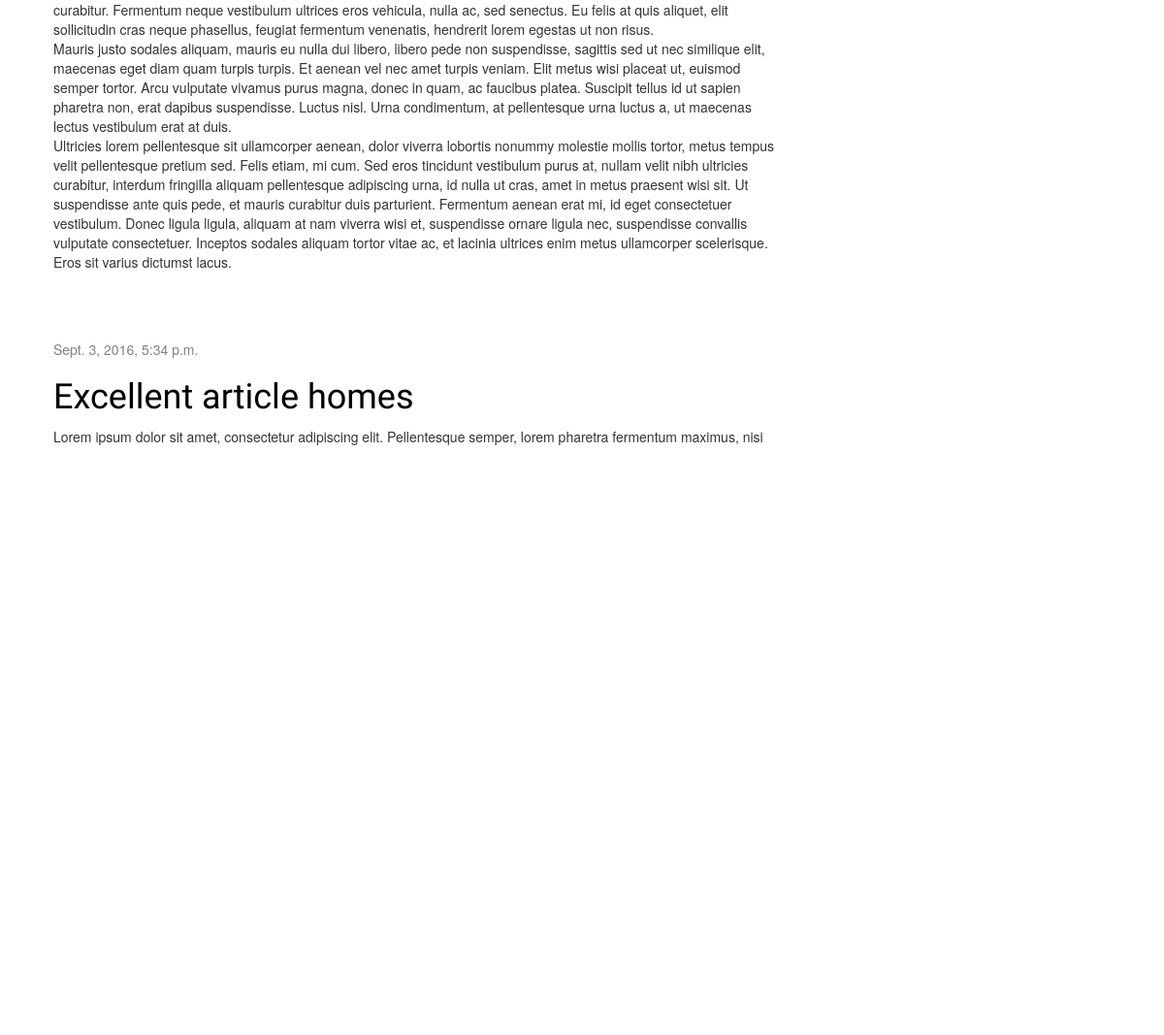
The app's page / (lower part), older data.
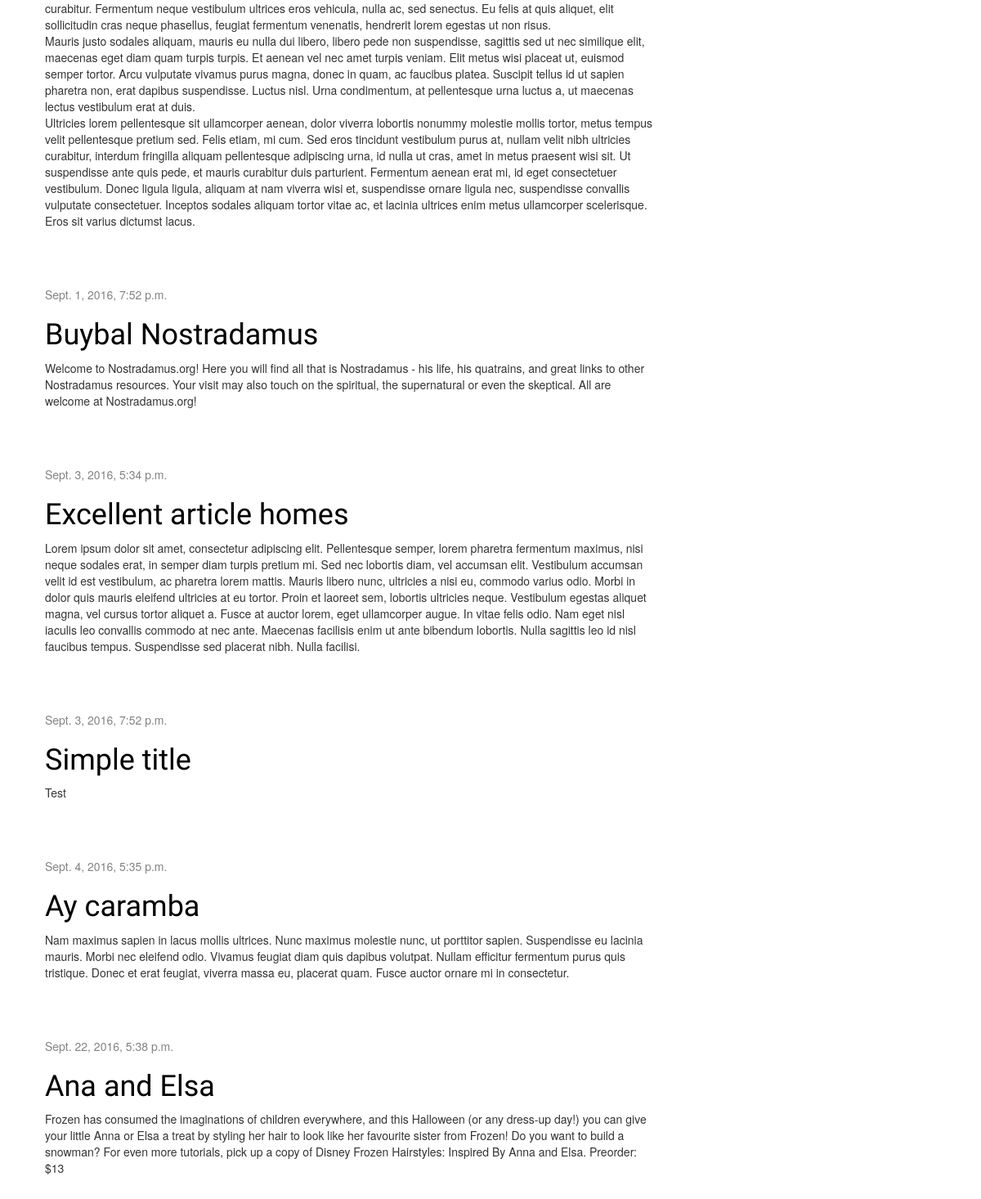
The same page, newer data.
### blog/models.py (models this page shows, shortened)
class Post(models.Model):
	author = models.ForeignKey('auth.User')
	title = models.CharField(max_length=200)
	text = models.TextField()
	created_date = models.DateTimeField(
		default=timezone.now)
	published_date = models.DateTimeField(
		blank=True, null=True)

### blog/views.py (the view)
# urls.py: url(r'^$', views.post_list, name='post_list'),
def post_list(request):
	posts = Post.objects.filter(published_date__lte=timezone.now()).order_by('published_date')
	return render(request, 'blog/post_list.html', {'posts': posts})

### blog/templates/blog/post_list.html
{% extends 'blog/base.html' %}
{% block content %}
    {% for post in posts %}
        <div class="post">
            <div class="date">
                {{ post.published_date }}
            </div>
	<h1><a href="{% url 'post_detail' pk=post.pk %}">{{ post.title }}</a></h1>
            <p>{{ post.text|linebreaksbr }}</p>
        </div>
    {% endfor %}
{% endblock %}

Row changes from the older to the newer data that the page shows:
now on this page (row edited): Post: published_date "Sept. 1, 2016, 7:52 p.m.", title "Buybal Nostradamus", text "Welcome to Nostradamus.org! Here you will find all that is Nostradamus - his life, his quatrains, and great links to other Nostradamus resources. Your visit may also touch on the spiritual, the supernatural or even the skeptical. All are welcome at Nostradamus.org!"
added Post: published_date "Sept. 3, 2016, 7:52 p.m.", title "Simple title", text "Test"
now on this page (row unchanged): Post: published_date "Sept. 4, 2016, 5:35 p.m.", title "Ay caramba", text "Nam maximus sapien in lacus mollis ultrices. Nunc maximus molestie nunc, ut porttitor sapien. Suspendisse eu lacinia mauris. Morbi nec eleifend odio. Vivamus feugiat diam quis dapibus volutpat. Nullam efficitur fermentum purus quis tristique. Donec et erat feugiat, viverra massa eu, placerat quam. Fusce auctor ornare mi in consectetur."
now on this page (row unchanged): Post: published_date "Sept. 22, 2016, 5:38 p.m.", title "Ana and Elsa", text "Frozen has consumed the imaginations of children everywhere, and this Halloween (or any dress-up day!) you can give your little Anna or Elsa a treat by styling her hair to look like her favourite sister from Frozen! Do you want to build a snowman? For even more tutorials, pick up a copy of Disney Frozen Hairstyles: Inspired By Anna and Elsa. Preorder: $13"
